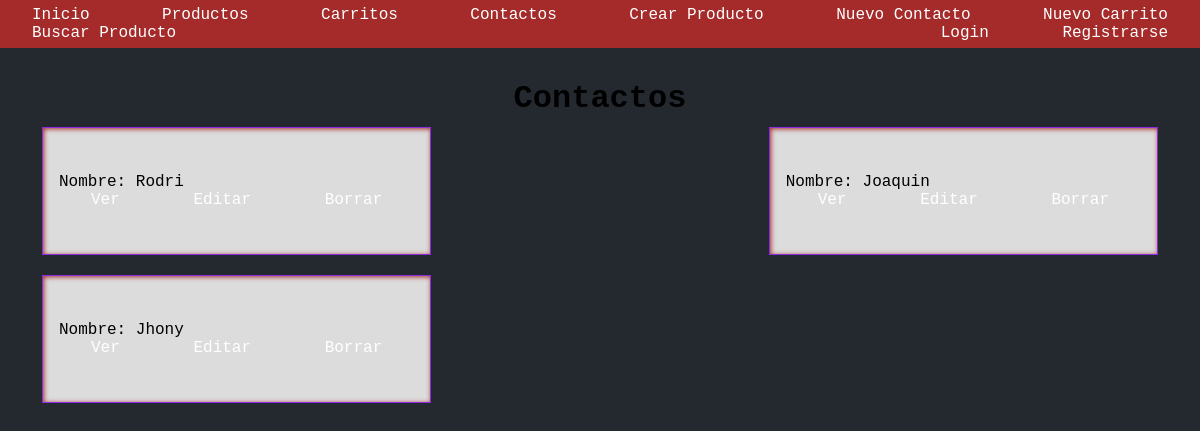
Before: /contact/list/ with the older database file.
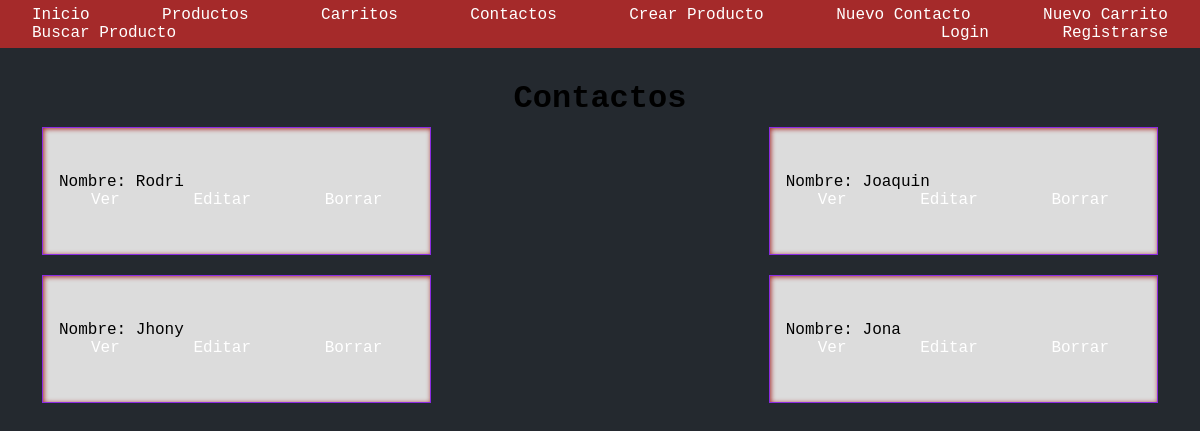
After: the same page with the newer database file.
### codershoping/models.py (models this page shows, shortened)
class Contact(models.Model):
        name = models.CharField(max_length=255)
        email= models.EmailField(max_length=254)
        message = models.CharField(max_length=255)

### codershoping/views.py (the view)
# urls.py: path('contact/list/', ContactList.as_view(), name='contact_list'),
class ContactList(ListView):
    model= Contact
    template_name= 'contact_list.html'

### codershoping/templates/codershoping/contact_list.html
{% extends 'base.html' %}
{% block contact %}
<h1>Contactos</h1>
<ul>
    {% for contact in object_list %}
    <div class="box">
        <li>
            <p>Nombre: {{contact.name}} </p>
            <p>
                <a href="{% url 'contact_detail' contact.id %}">Ver</a>
                <a href="{% url 'contact_update' contact.id %}">Editar</a>
                <a href="{% url 'contact_delete' contact.id %}">Borrar</a>
            </p>
        </li>
    </div>
    {% endfor %}
</ul>
{% endblock contact %}

Changed rows visible on the page:
added Contact: name "Jona"
